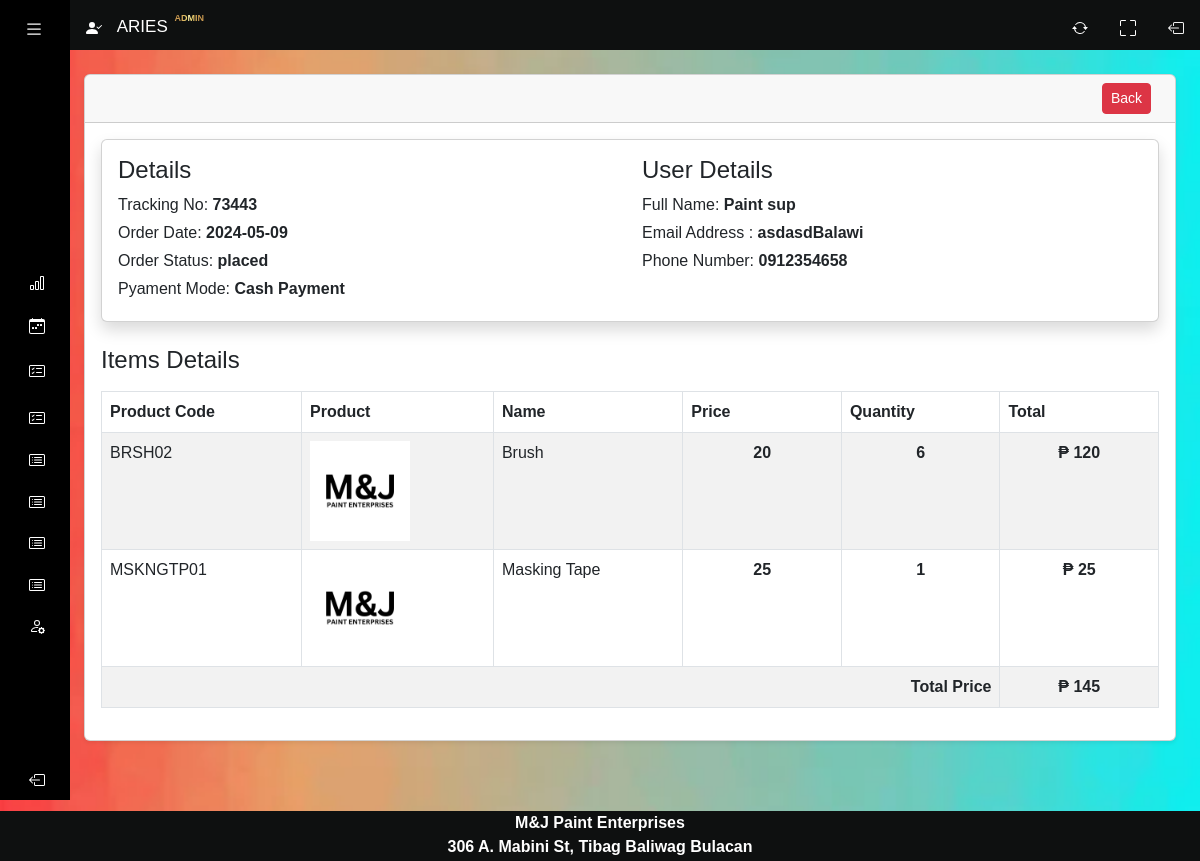
The app's page /system/purchase-orders-view.php?track=73443 (signed in) with its own data.
### tables this page shows
CREATE TABLE `purchase_orders` (
  `id` int(11) NOT NULL,
  `supplier_id` int(11) NOT NULL,
  `tracking_no` varchar(100) NOT NULL,
  `total_amount` int(255) NOT NULL,
  `purchase_order_date` date NOT NULL,
  `orders_status` varchar(100) NOT NULL,
  `payment_mode` varchar(100) NOT NULL COMMENT 'cash, online',
  `confirmation` tinyint(1) DEFAULT 0 COMMENT '0=not_confirm,1=confirmed',
  `order_placed_by_id` int(11) NOT NULL
);

CREATE TABLE `suppliers` (
  `id` int(11) NOT NULL,
  `name` varchar(255) NOT NULL,
  `email` varchar(255) NOT NULL,
  `phone` varchar(30) NOT NULL,
  `created_at` date NOT NULL DEFAULT current_timestamp()
);

CREATE TABLE `products` (
  `id` int(11) NOT NULL,
  `product_code` varchar(50) DEFAULT NULL,
  `category_id` int(11) NOT NULL,
  `name` varchar(255) NOT NULL,
  `description` mediumtext DEFAULT NULL,
  `price` int(11) NOT NULL,
  `quantity` int(11) NOT NULL,
  `image` varchar(255) NOT NULL,
  `created_at` date NOT NULL DEFAULT current_timestamp(),
  `size` varchar(255) NOT NULL,
  `numeric_size` varchar(255) NOT NULL,
  `volume` varchar(255) NOT NULL,
  `grit_size` varchar(255) NOT NULL,
  `type` varchar(255) NOT NULL,
  `color` varchar(255) NOT NULL
);

CREATE TABLE `purchase_order_items` (
  `id` int(11) NOT NULL,
  `order_id` int(11) NOT NULL,
  `product_id` int(11) NOT NULL,
  `price` int(100) NOT NULL,
  `quantity` int(100) NOT NULL
);

### system/config/function.php (called while the page is built, shortened)
<?php
require 'connection.php';
function validate($inputData){
    global $conn;
    $validatedData = mysqli_real_escape_string($conn, $inputData);
    $data = trim($validatedData);
    return htmlspecialchars($data);
}
?>

### system/purchase-orders-view.php (the view, shortened to what this page needs)
<?php include('includes/header.php'); ?>
<div class="container-fluid px-4 main-cards">
  <div class="card mt-4 shadow-sm">
    <div class="card-header">
      <h4 class="mb-0">
        <a href="purchase-orders.php" class="btn btn-danger mx-2 btn-sm float-end">Back</a>
      </h4>
    </div>
    <div class="card-body">
      <?php
      if (isset($_GET['track'])) {
          ?>
          <?php
        $trackingNo = validate($_GET['track']);
        $query = "SELECT o.*, c.*
        FROM purchase_orders o, suppliers c WHERE c.id =o.supplier_id AND tracking_no='$trackingNo' ORDER BY o.id DESC";
        $orders = mysqli_query($conn, $query);
        if ($orders) {
          if (mysqli_num_rows($orders) > 0) {
            $orderData = mysqli_fetch_assoc($orders);
      ?>
            <div class="card card-body shadow border-1 mb-4">
              <div class="row">
                <div class="col-md-6">
                  <h4>Details</h4>
                  <label class="mb-1">
                    Tracking No: <span class="fw-bold"><?= $orderData['tracking_no']; ?></span>
                  </label>
                  <br>
                  <label class="mb-1">
                    Order Date: <span class="fw-bold"><?= $orderData['purchase_order_date']; ?></span>
                  </label>
                  <br>
                  <label class="mb-1">
                    Order Status: <span class="fw-bold"><?= $orderData['orders_status']; ?></span>
                  </label>
                  <br>
                  <label class="mb-1">
                    Pyament Mode: <span class="fw-bold"><?= $orderData['payment_mode']; ?></span>
                  </label>
                  <br>
                </div>
                <div class="col-md-6">
                  <h4>User Details</h4>
                  <label class="mb-1">
                    Full Name: <span class="fw-bold"><?= $orderData['name']; ?></span>
                  </label>
                  <br>
                  <label class="mb-1">
                    Email Address : <span class="fw-bold"><?= $orderData['email']; ?></span>
                  </label>
                  <br>
                  <label class="mb-1">
                    Phone Number: <span class="fw-bold"><?= $orderData['phone']; ?></span>
                  </label>
                  <br>
                </div>
              </div>
            </div>
            <?php
            $orderItemQuery = "SELECT oi.quantity as orderItemQuantity, oi.price as orderItemPrice,
                                p.name as productName, p.image as productImage,
                                o.*, oi.*, p.*
                              FROM purchase_orders as o, purchase_order_items as oi, products as p
                              WHERE oi.order_id = o.id AND p.id = oi.product_id AND o.tracking_no='$trackingNo'";
            $orderItemsRes = mysqli_query($conn, $orderItemQuery);
            if ($orderItemsRes)
            {
              if(mysqli_num_rows($orderItemsRes) > 0)
              {
                ?>
                <h4 class="my-3"> Items Details</h4>
                <table class="table table-bordered table-striped">
                  <thead>
                    <tr>
                      <th>Product Code</th>
                      <th>Product</th>
                      <th>Name</th>
                      <th>Price</th>
                      <th>Quantity</th>
                      <th>Total</th>
                    </tr>
                  </thead>
                  <tbody>
                    <?php foreach( $orderItemsRes as $orderItemRow):?>
                      <tr>
                        <td>
                          <?= $orderItemRow['product_code']; ?>
                        </td>
                        <td>
                          <img src="<?= $orderItemRow['image'];?>"  onerror="this.src='images/M&J.png'"
                          style="width: 100px;"
                          alt="Img">
                        </td>
                        <td>
                        <?= $orderItemRow['name']; ?>
                        </td>
                        <td width="15%" class="fw-bold text-center">
                          <?= number_format($orderItemRow['orderItemPrice'], 0); ?>
                        </td>
                        <td width="15%" class="fw-bold text-center">
                          <?= $orderItemRow['orderItemQuantity']; ?>
                        </td>
                        <td width="15%" class="fw-bold text-center">₱
                          <?= number_format($orderItemRow['orderItemPrice'] * $orderItemRow['orderItemQuantity'], 0); ?>
                        </td>
                      </tr>
                    <?php endforeach;?>
                    <tr>
                      <td colspan="5" class="text-end fw-bold">Total Price</td>
                      <td class="text-center fw-bold">₱ <?= number_format($orderItemRow['total_amount'], 0); ?></td>
                    </tr>
                  </tbody>
                </table>
                <?php
              }else
              {
                echo "<h5>Something Went Wrong</h5>";
                return false;
              }
            } else {
              echo "<h5>Something Went Wrong</h5>";
              return false;
            }
            ?>
      <?php
          } else {
            echo "<h5>No Record Found</h5>";
            return false;
          }
        } else {
          echo "<h5>Something Went Wrong</h5>";
        }
      }
      ?>
    </div>
  </div>
</div>
<?php include('includes/footer.php'); ?>

### system/includes/header.php (shortened to what this page needs)
<?php
if (file_exists('config/function.php') && file_exists('authentication.php')) {
  require 'config/function.php';
  function hasInternet()
  {
    return false;
  }
} else {
  header('Location: index.html');
  exit;
}
?>
<!DOCTYPE html>
<html lang="en">
<head>
  <?php if (hasInternet()) {?>
    <link href="https://cdn.lineicons.com/4.0/lineicons.css" rel="stylesheet" />
    <link href="https://cdn.jsdelivr.net/npm/bootstrap@5.3.0-alpha3/dist/css/bootstrap.min.css" rel="stylesheet">
    <script src="https://kit.fontawesome.com/a2ecc89c01.js"></script>
    <link href="https://cdn.jsdelivr.net/npm/select2@4.1.0-rc.0/dist/css/select2.min.css" rel="stylesheet" />
    <link rel="stylesheet" href="https://cdn.jsdelivr.net/npm/alertifyjs@1.13.1/build/css/alertify.min.css" />
    <link rel="stylesheet" href="https://cdn.jsdelivr.net/npm/alertifyjs@1.13.1/build/css/themes/default.min.css" />
  <?php } else { ?>
    <link rel="stylesheet" href="local-cdn/lineicons.css">
    <link rel="stylesheet" href="local-cdn/bootstrap.min.css">
    <link href="local-cdn/select2.min.css" rel="stylesheet" />
    <link rel="stylesheet" href="local-cdn/alertify.min.css" />
    <link rel="stylesheet" href="local-cdn/default.min.css" />
  <?php } ?>
  <link rel="stylesheet" href="css/homepage.css">
</head>
<div class="wrapper">
  <body>
    <?php include("sidebar.php"); ?>
    <div>
      <?php include('includes/head.php'); ?>
    </div>

### system/includes/sidebar.php (shortened to what this page needs)
<aside id="sidebar" style="position: fixed; z-index: 1010;">
    <?php
    $page = substr($_SERVER['SCRIPT_NAME'], strrpos($_SERVER['SCRIPT_NAME'], "/") + 1);
    ?>
    <div class="d-flex">
        <button class="toggle-btn" type="button">
        </button>
    </div>
    <div class="d-flex" style="display: flex;">
    </div>
    <ul class="sidebar-nav">
        <li class="sidebar-item">
            <a href="homepage.php" class="sidebar-link" style=" color:<?= $page == 'homepage.php' ? 'gold' : 'white'; ?>;">
            </a>
        </li>
        <li class="sidebar-item">
            <a href="items.php" class="sidebar-link" style=" color:<?= $page == 'items.php' ? 'gold' : 'white'; ?>;">
            </a>
        </li>
        <li class="sidebar-item">
            <a href="#" class="sidebar-link collapsed has-dropdown" data-bs-toggle="collapse" data-bs-target="#auth01" aria-expanded="false01" aria-controls="auth" style=" color:<?= $page == 'purchase-orders.php' || $page == 'purchase-order-create.php' ? 'gold' : 'white'; ?>;">
            </a>
        </li>
        <li class="sidebar-item">
            <a href="#" class="sidebar-link collapsed has-dropdown" data-bs-toggle="collapse" data-bs-target="#auth" aria-expanded="false" aria-controls="auth" style=" color:<?= $page == 'orders.php' || $page == 'order-create.php' ? 'gold' : 'white'; ?>;">
            </a>
        </li>
        <li class="sidebar-item">
            <a href="#" class="sidebar-link collapsed has-dropdown" data-bs-toggle="collapse" data-bs-target="#auth2" aria-expanded="false" aria-controls="auth2" style=" color:<?= $page == 'categories.php' || $page == 'categories-create.php' ? 'gold' : 'white'; ?>;">
            </a>
        </li>
        <li class="sidebar-item">
            <a href="#" class="sidebar-link collapsed has-dropdown" data-bs-toggle="collapse" data-bs-target="#auth3" aria-expanded="false" aria-controls="auth3" style=" color:<?= $page == 'products.php' || $page == 'products-create.php' ? 'gold' : 'white'; ?>;">
            </a>
        </li>
        <li class="sidebar-item">
            <a href="#" class="sidebar-link collapsed has-dropdown" data-bs-toggle="collapse" data-bs-target="#auth4" aria-expanded="false" aria-controls="auth4" style=" color:<?= $page == 'customers.php' || $page == 'customers-create.php' ? 'gold' : 'white'; ?>;">
            </a>
        </li>
        <li class="sidebar-item">
            <a href="#" class="sidebar-link collapsed has-dropdown" data-bs-toggle="collapse" data-bs-target="#auth5" aria-expanded="false" aria-controls="auth5" style=" color:<?= $page == 'suppliers.php' || $page == 'suppliers-create.php' ? 'gold' : 'white'; ?>;">
            </a>
        </li>
        <?php if ($_SESSION['LoggedInUser']['user_role'] == 'ADMIN') : ?>
            <div style="background-color: black;">
                <li class="sidebar-item">
                    <a href="#" class="sidebar-link collapsed has-dropdown" data-bs-toggle="collapse" data-bs-target="#auth6" aria-expanded="false" aria-controls="auth6" style=" color:<?= $page == 'users.php' || $page == 'users-create.php' ? 'gold' : 'white'; ?>;">
                    </a>
            </div>
        <?php else : ?>
        <?php endif; ?>
    </ul>
    <div class="sidebar-footer" style="background-color: black;">
        <a href="../logout.php" class="sidebar-link">
        </a>
    </div>
</aside>

### system/includes/head.php (shortened to what this page needs)
<div class="topnav">
  <a class="loggedin-user">
    <?php if ($_SESSION['LoggedInUser']['user_role'] == 'ADMIN') : ?>
      <span class="span-parent">
        <span class="span1"><?= $_SESSION['LoggedInUser']['name']; ?>
        </span>
        <span class="span2" style="font-size: 9px;">ADMIN</span>
      </span>
    <?php else : ?>
      <span><?= $_SESSION['LoggedInUser']['name']; ?></span>
    <?php endif; ?>
  </a>
  <div class="topnav-right">
    <a id="refresh" style="color: white;">
    </a>
    <a style="color: white;">
    </a>
    <a href="../logout.php" class="">
    </a>
  </div>
</div>

### system/includes/footer.php (shortened to what this page needs)
</div>
<br>
<br>
<br>
<br>
<br>
<div>
<?php include('includes/foot.php'); ?>
</div>
</body>
</html>

### system/includes/foot.php
<footer class="main-footer">
  <strong>
<b>
  M&J Paint Enterprises <br>
306 A. Mabini St, Tibag
Baliwag Bulacan
</b>
  </strong>
</footer>

### system/css/homepage.css (style rules this page uses)
body { background-image: url('../images/loginbackground.jpg'); background-repeat: no-repeat; background-attachment: fixed; background-size: 100% 100%; background-color: #333; color: #333; overflow-x: hidden; }
.main-cards { margin-top: 50px; margin-left: 60px; }
.topnav .loggedin-user { color: white; margin-left: 70px; }
.topnav .loggedin-user .span-parent { position: relative; margin-left: 10px; }
.topnav .loggedin-user .span-parent .span1 { text-transform: uppercase; }
.topnav .loggedin-user .span-parent .span2 { position: absolute; top: 2px; right: -51px; font-weight: bold; font-size: 10px; transform: translate(-50%,-50%); background-image: linear-gradient( to right, #cb9b51 0, #cb9b51 22%, #f6e27a 45%, #f6f2c0 50%, #f6e27a 55%, #cb9b51 78%, #cb9b51 100% ); color:transparent; -webkit-background-clip:text; }
.topnav { overflow: hidden; background-color: #0E1010; position: fixed; z-index: 1000; height: 50px; width: 100%; }
.topnav a { float: left; color: #f2f2f2; text-align: center; padding: 14px 16px; text-decoration: none; font-size: 17px; }
.topnav-right { float: right; }
a { text-decoration: none; }
li { list-style: none; }
body { font-family: 'Poppins', sans-serif; }
.wrapper { display: flex; }
#sidebar { width: 70px; min-width: 70px; z-index: 1000; transition: all .25s ease-in-out; background-color: black; display: flex; flex-direction: column; }
.toggle-btn { background-color: transparent; cursor: pointer; border: 0; padding: 1rem 1.5rem; }
.sidebar-nav { padding: 2rem 0; flex: 1 1 auto; }
a.sidebar-link { padding: .625rem 1.625rem; color: #FFF; display: block; font-size: 0.9rem; white-space: nowrap; border-left: 3px solid transparent; }
.sidebar-item { position: relative; }
.main-footer { position: fixed; height: 50px; width: 100%; bottom: 0px; background-color: #0E1010; text-align: center; color: white; }
#sidebar { height: 100vh; }
.wrapper { display: flex; height: 100%; }

### records on screen
purchase_orders: tracking_no "73443", purchase_order_date "2024-05-09", orders_status "placed", payment_mode "Cash Payment", supplier.name "Paint sup", supplier.email "asdasdBalawi", supplier.phone "0912354658", products.product_code "BRSH02", shows a picture, products.name "Brush", purchase_order_items.price "20", purchase_order_items.quantity "6", purchase_order_items.price+quantity "120", products.product_code "MSKNGTP01", products.name "Masking Tape", purchase_order_items.price "25", purchase_order_items.quantity "1", total_amount "145"

### other values on screen
$_SESSION['LoggedInUser']['name'] "ARIES"
